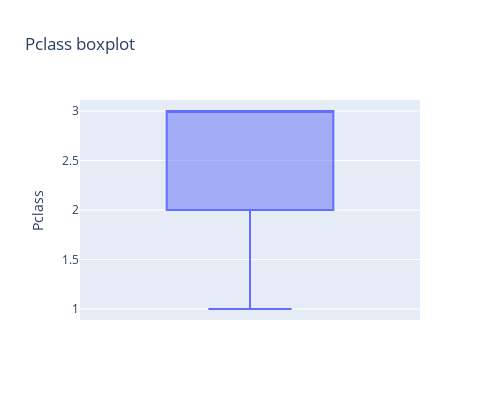
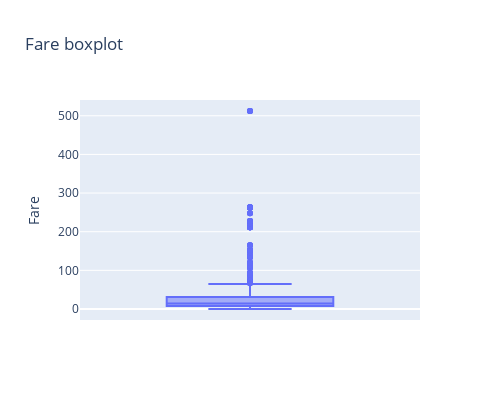
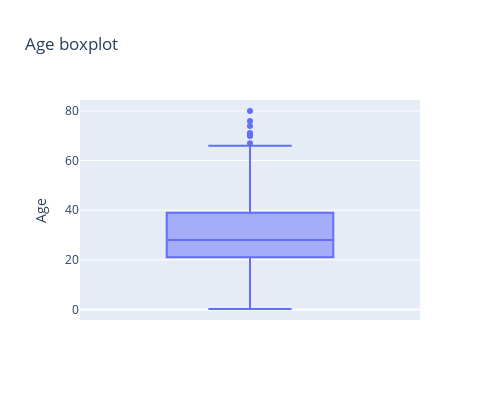

The notebook cell saved with these charts, in order:
### Markdown cell above
## 6 - Faça o boxplot correspondente a cada um dos atributos escolhidos.

### Code cell
# Boxplot dos atributos
for col in data.drop(columns=[
    'Survived', 'Pclass_1', 'Pclass_2', 'Pclass_3']
).columns:
    fig = px.box(
        data,
        y=col,
        title=f'{col} boxplot',
        width=500,
        height=400
    )
    fig.show()

### Figure 1 — Plotly figure (JSON) as saved in the notebook; plotly's stock layout.template omitted (floating-point values rounded to 4 significant figures; data arrays with more than 128 entries replaced by an {"elided": "..."} marker saying what was removed)
{"data": [{"alignmentgroup": "True", "hovertemplate": "Pclass=%{y}<extra></extra>", "legendgroup": "", "marker": {"color": "#636efa"}, "name": "", "notched": false, "offsetgroup": "", "orientation": "v", "showlegend": false, "x0": " ", "xaxis": "x", "y": {"elided": "1309 int values"}, "y0": " ", "yaxis": "y", "type": "box"}], "layout": {"xaxis": {"anchor": "y", "domain": [0.0, 1.0]}, "yaxis": {"anchor": "x", "domain": [0.0, 1.0], "title": {"text": "Pclass"}}, "legend": {"tracegroupgap": 0}, "title": {"text": "Pclass boxplot"}, "boxmode": "group", "height": 400, "width": 500}}

### Figure 2 — Plotly figure (JSON) as saved in the notebook; plotly's stock layout.template omitted (floating-point values rounded to 4 significant figures; data arrays with more than 128 entries replaced by an {"elided": "..."} marker saying what was removed)
{"data": [{"alignmentgroup": "True", "hovertemplate": "Fare=%{y}<extra></extra>", "legendgroup": "", "marker": {"color": "#636efa"}, "name": "", "notched": false, "offsetgroup": "", "orientation": "v", "showlegend": false, "x0": " ", "xaxis": "x", "y": {"elided": "1309 float values"}, "y0": " ", "yaxis": "y", "type": "box"}], "layout": {"xaxis": {"anchor": "y", "domain": [0.0, 1.0]}, "yaxis": {"anchor": "x", "domain": [0.0, 1.0], "title": {"text": "Fare"}}, "legend": {"tracegroupgap": 0}, "title": {"text": "Fare boxplot"}, "boxmode": "group", "height": 400, "width": 500}}

### Figure 3 — Plotly figure (JSON) as saved in the notebook; plotly's stock layout.template omitted (floating-point values rounded to 4 significant figures; data arrays with more than 128 entries replaced by an {"elided": "..."} marker saying what was removed)
{"data": [{"alignmentgroup": "True", "hovertemplate": "Age=%{y}<extra></extra>", "legendgroup": "", "marker": {"color": "#636efa"}, "name": "", "notched": false, "offsetgroup": "", "orientation": "v", "showlegend": false, "x0": " ", "xaxis": "x", "y": {"elided": "1309 float values"}, "y0": " ", "yaxis": "y", "type": "box"}], "layout": {"xaxis": {"anchor": "y", "domain": [0.0, 1.0]}, "yaxis": {"anchor": "x", "domain": [0.0, 1.0], "title": {"text": "Age"}}, "legend": {"tracegroupgap": 0}, "title": {"text": "Age boxplot"}, "boxmode": "group", "height": 400, "width": 500}}
